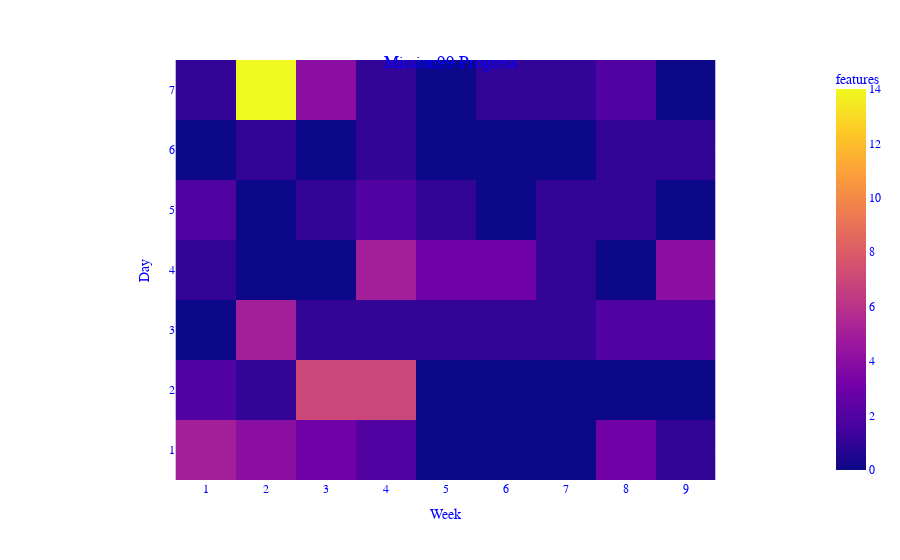

The notebook cell saved with this chart:
### Code cell
de = pd.read_csv('mission999.csv')
list=[]
for v in de['value']:
    list.append(v)
def split(arr, size):
     arrs = []
     while len(arr) > size:
         pice = arr[:size]
         arrs.append(pice)
         arr   = arr[size:]
     arrs.append(arr)
     return arrs
data=split(list, 9)
data
fig = px.imshow(data,labels=dict(x="Week", y="Day", color="features"),x=['1','2','3','4','5','6','7','8','9',],y=['1','2','3','4','5','6','7'])

fig.update_layout(
    font_family="Courier New",
    font_color="blue",
    title={
        'text': "Mission99 Progress",
        'y':0.9,
        'x':0.5,
        'xanchor': 'center',
        'yanchor': 'top'})

fig.update_yaxes(autorange=True)



fig.show()

### Figure 1 — Plotly figure (JSON) as saved in the notebook; plotly's stock layout.template omitted (floating-point values rounded to 4 significant figures)
{"data": [{"coloraxis": "coloraxis", "hovertemplate": "Week: %{x}<br>Day: %{y}<br>features: %{z}<extra></extra>", "name": "0", "type": "heatmap", "x": ["1", "2", "3", "4", "5", "6", "7", "8", "9"], "xaxis": "x", "y": ["1", "2", "3", "4", "5", "6", "7"], "yaxis": "y", "z": [[5, 4, 3, 2, 0, 0, 0, 3, 1], [2, 1, 7, 7, 0, 0, 0, 0, 0], [0, 5, 1, 1, 1, 1, 1, 2, 2], [1, 0, 0, 5, 3, 3, 1, 0, 4], [2, 0, 1, 2, 1, 0, 1, 1, 0], [0, 1, 0, 1, 0, 0, 0, 1, 1], [1, 14, 4, 1, 0, 1, 1, 2, 0]]}], "layout": {"coloraxis": {"colorbar": {"title": {"text": "features"}}, "colorscale": [[0, "#0d0887"], [0.1111, "#46039f"], [0.2222, "#7201a8"], [0.3333, "#9c179e"], [0.4444, "#bd3786"], [0.5556, "#d8576b"], [0.6667, "#ed7953"], [0.7778, "#fb9f3a"], [0.8889, "#fdca26"], [1, "#f0f921"]]}, "font": {"color": "blue", "family": "Courier New"}, "margin": {"t": 60}, "title": {"text": "Mission99 Progress", "x": 0.5, "xanchor": "center", "y": 0.9, "yanchor": "top"}, "xaxis": {"anchor": "y", "constrain": "domain", "domain": [0, 1], "scaleanchor": "y", "title": {"text": "Week"}}, "yaxis": {"anchor": "x", "autorange": true, "constrain": "domain", "domain": [0, 1], "title": {"text": "Day"}}}}
